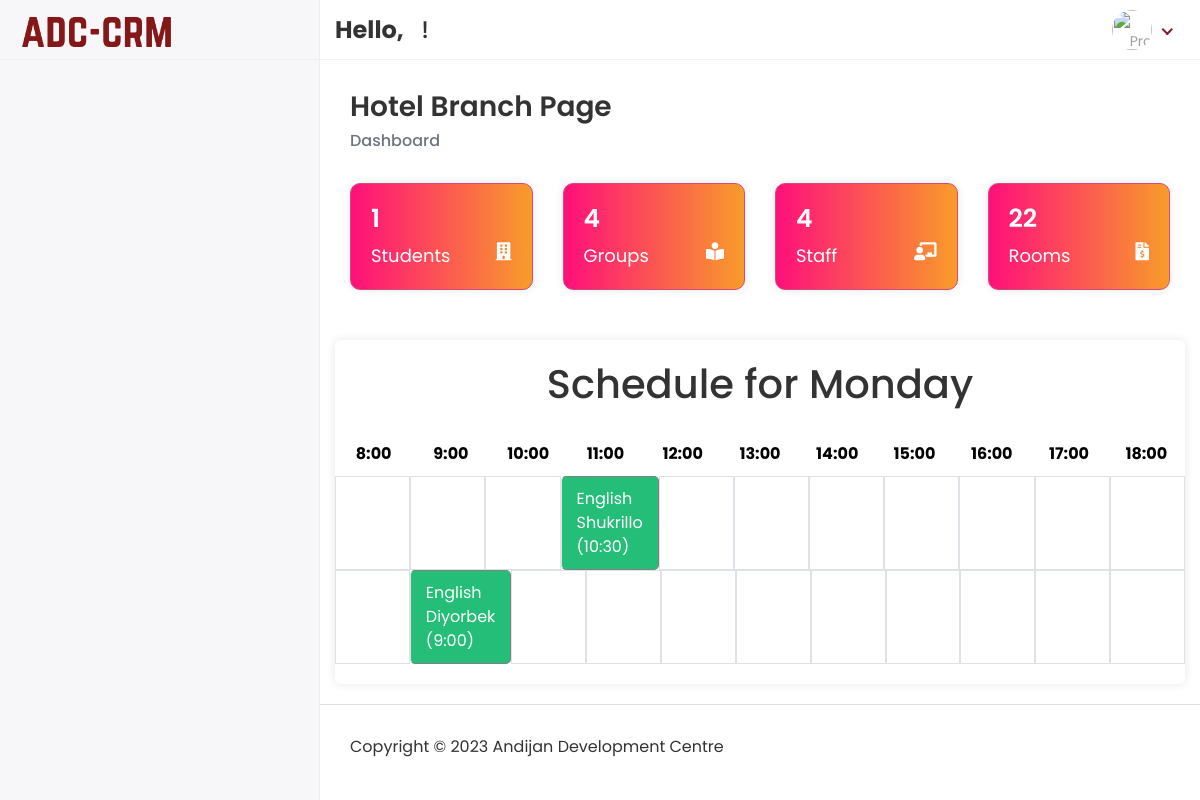
The app's page /Hod/Branches/1 with its own data.
### app/models.py (models this page shows, shortened)
class Branch(models.Model):
    profile_pic = models.ImageField(upload_to='media/profile_pic', blank=True, null=True)
    name = models.CharField(max_length=100)
    address = models.CharField(max_length=255)
    phone_number = models.CharField(max_length=20)
    rooms = models.CharField(max_length=20, blank=True, null=True)
    class Meta:
        verbose_name_plural = "All Branches"

class Course(models.Model):
    subject = models.CharField(max_length=100)
    level = models.CharField(max_length=150)
    branch = models.ForeignKey('Branch', on_delete=models.SET_NULL, blank=True, null=True)
    username = models.CharField(max_length=50, blank=True, null=True)
    teacher_id = models.ForeignKey(Staff, on_delete=models.DO_NOTHING, blank=True, null=True)
    status = models.CharField(max_length=30, blank=True, null=True)
    days = models.CharField(max_length=25, blank=True, null=True)
    hours = models.CharField(max_length=25, blank=True, null=True)
    created_at = models.DateTimeField(auto_now_add=True)
    updated_at = models.DateTimeField(auto_now=True)  # Updated
    class Meta:
        verbose_name_plural = "All Courses"

class Staff(models.Model):
    admin = models.OneToOneField(customUser, on_delete=models.CASCADE)
    department = models.CharField(max_length=50)
    role = models.CharField(max_length=100)
    fines = models.CharField(max_length=30, blank=True, null=True)
    bonus = models.CharField(max_length=30, blank=True, null=True)
    tax = models.CharField(max_length=30, blank=True, null=True)
    salary_type = models.CharField(max_length=30)
    branch = models.ForeignKey('Branch', on_delete=models.SET_NULL, blank=True, null=True)
    work_format = models.CharField(max_length=30)
    salary_amount = models.CharField(max_length=30)
    birth_date = models.DateTimeField(blank=True, null=True)
    status = models.CharField(max_length=20, blank=True, null=True)
    address = models.TextField(max_length=150, blank=True, null=True)
    mobile = models.CharField(max_length=20, blank=True, null=True)
    mobiletwo = models.CharField(max_length=20, blank=True, null=True)
    created_date = models.DateTimeField(auto_now_add=True)
    updated_date = models.DateTimeField(auto_now_add=True)
    class Meta:
        verbose_name_plural = "All Staff"

class customUser(AbstractUser):
    USER = (
        (1, 'HOD'),
        (3, 'STUDENT'),
    )
    user_type = models.CharField(choices=USER, max_length=50, default=1)
    profile_pic = models.ImageField(upload_to='media/profile_pic',blank=True, null=True)
    class Meta:
        verbose_name_plural = "All Users"

### ADC_school_project/Hod_Views.py (the view)
# urls.py: path('Hod/Branches/<str:id>', Hod_Views.VIEW_BRANCHES, name="view_branches"),
def VIEW_BRANCHES(request, id):
    branch = Branch.objects.get(id=id)
    group_count = Course.objects.filter(branch__name=branch.name).distinct().count()
    teacher_count = Staff.objects.filter(department='Teacher').count()
    staff_list = Staff.objects.filter(branch__name=branch.name).exclude(department='Teacher').distinct().count()
    days_to_check = ["Monday", "Tuesday", "Wednesday", "Thursday", "Friday", "Saturday"]
    tts = Course.objects.filter(days="Tuesday, Thursday, Saturday", branch__name=branch.name)
    mwf = Course.objects.filter(days="Monday, Wednesday, Friday", branch__name=branch.name)
    courses = Course.objects.exclude(subject="Not_Selected_1").all()
    student_count = Student.objects.filter(course_id__branch=branch).distinct().count()
    today_date = datetime.now().strftime("%A")
    staff = Staff.objects.filter(department="Teacher")
    context = {
        'group_count': group_count,
        'student_count': student_count,
        'teacher_count': teacher_count,
        'staff_count': staff_list,
        'branch': branch,
        'today_date': today_date,
        'courses': courses,
        'staff': staff,
        'tts': tts,
        'mwf': mwf
    }
    return render(request, 'Hod/view_branch.html', context)

### templates/Hod/view_branch.html (shortened to what this page needs)
{% extends 'base.html' %}
{% block content %}
<div class="page-header">
                  <div class="row">
                     <div class="col-sm-12">
                        <h3 class="page-title">{{ branch.name }} Page</h3>
                        <ul class="breadcrumb">
                           <li class="breadcrumb-item active">Dashboard</li>
                        </ul>
                     </div>
                  </div>
               </div>
               <div class="row">
                  <div class="col-xl-3 col-sm-6 col-12 d-flex">
                      <div class="card flex-fill insta sm-box" style="background: linear-gradient(90deg, hsla(333, 100%, 53%, 1) 0%, hsla(33, 94%, 57%, 1) 100%);">
                    <h6>{{student_count}}</h6>
                    <p>Students<i class="fas fa-building" style="color: white; float: right; height: 60%;"></i></p>
                </div>
                  </div>
                  <div class="col-xl-3 col-sm-6 col-12 d-flex">
                      <div class="card flex-fill insta sm-box" style="background: linear-gradient(90deg, hsla(333, 100%, 53%, 1) 0%, hsla(33, 94%, 57%, 1) 100%);">
                    <h6>{{ group_count }}</h6>
                    <p>Groups<i class="fas fa-book-reader" style="color: white; float: right; height: 60%;"></i></p>
                </div>
                  </div>
                  <div class="col-xl-3 col-sm-6 col-12 d-flex">
                      <div class="card flex-fill insta sm-box" style="background: linear-gradient(90deg, hsla(333, 100%, 53%, 1) 0%, hsla(33, 94%, 57%, 1) 100%);">
                    <h6 style="color: white">{{ staff_count }}</h6>
                    <p>Staff<i class="fas fa-chalkboard-teacher" style="color: white; float: right; height: 60%;"></i></p>
                </div>
                  </div>
                  <div class="col-xl-3 col-sm-6 col-12 d-flex">
                     <div class="card flex-fill insta sm-box" style="background: linear-gradient(90deg, hsla(333, 100%, 53%, 1) 0%, hsla(33, 94%, 57%, 1) 100%);">
                    <h6 style="color: white">{{ branch.rooms }}</h6>
                    <p>Rooms<i class="fas fa-file-invoice-dollar" style="float: right; height: 60%;"></i></p>
                </div>
                  </div>
               </div>
<div class="row">
<div class="container" style="max-width: 100%; width: 1300px;">
        <h1 class="text-center mb-4">Schedule for {{ today_date }} </h1>
        <div class="row">
        <div class="col slot-header">8:00</div>
        <div class="col slot-header">9:00</div>
        <div class="col slot-header">10:00</div>
        <div class="col slot-header">11:00</div>
        <div class="col slot-header">12:00</div>
        <div class="col slot-header">13:00</div>
        <div class="col slot-header">14:00</div>
        <div class="col slot-header">15:00</div>
        <div class="col slot-header">16:00</div>
        <div class="col slot-header">17:00</div>
        <div class="col slot-header">18:00</div>
    </div>
        {% if today_date == "Monday" or today_date == "Wednesday" or today_date == "Friday" %}
            {% for course in mwf %}
            <div class="row">
                {% if course.hours == "9:00" %}
                    <div class="col slot"></div>
                    <div class="col slot reserved" onclick="alert('{{ course.subject }} ({{ course.level }}) - {{ course.hours }} \nTeacher - {{ course.teacher_id.admin.first_name }} {{ course.teacher_id.admin.last_name }} \nGroup ID - {{ course.username }}')">{{ course.subject }} {{ course.teacher_id.admin.first_name }} ({{ course.hours }}) </div>                    <div class="col slot"></div>
                    <div class="col slot"></div>
                    <div class="col slot"></div>
                    <div class="col slot"></div>
                    <div class="col slot"></div>
                <div class="col slot"></div>
                <div class="col slot"></div>
                <div class="col slot"></div>
                <div class="col slot"></div>
                {% elif course.hours == "10:30" %}
                    <div class="col slot"></div>
                    <div class="col slot"></div>
                    <div class="col slot"></div>
                    <div class="col slot reserved" onclick="alert('{{ course.subject }} ({{ course.level }}) - {{ course.hours }} \nTeacher - {{ course.teacher_id.admin.first_name }} {{ course.teacher_id.admin.last_name }} \nGroup ID - {{ course.username }}')">{{ course.subject }} {{ course.teacher_id.admin.first_name }} ({{ course.hours }}) </div>                    <div class="col slot"></div>
                    <div class="col slot"></div>
                    <div class="col slot"></div>
                <div class="col slot"></div>
                <div class="col slot"></div>
                <div class="col slot"></div>
                <div class="col slot"></div>
                {% endif %}
            </div>
    {% endfor %}
        {% endif %}
</div>
</div>
</div>
{% endblock %}

### static/assets/css/style.css (style rules this page uses)
html { height: 100%; }
body { background-color: #fff; color: #333; font-family: 'Poppins', sans-serif; font-size: 1rem; height: 100%; line-height: 1.5; overflow-x: hidden; }
h1, h2, h3, h4, h5, h6 { font-family: 'Poppins', sans-serif; margin-top: 0; }
ul, ol { padding: 0px; list-style: none; }
.card { border: 1px solid #ececf5; box-shadow: 0 1px 3px 0 rgba(0, 0, 0, 0.03); margin-bottom: 1.875rem; }
.page-header { margin-bottom: 1.875rem; }
.page-header .breadcrumb { background-color: transparent; color: #6c757d; font-size: 1rem; font-weight: 500; margin-bottom: 0; padding: 0; }
.page-title { font-size: 28px; font-weight: 600; color: #333; margin-bottom: 5px; }
.sm-box { padding: 20px; box-shadow: 0px 0px 10px 0px rgba(0, 0, 0, 0.1); border-radius: 10px; }
.sm-box h6 { color: #fff; font-size: 25px; font-weight: 600; }
.sm-box p { color: #fff; font-size: 25px; margin: 0px; }
.insta { background-color: #d34b7d; border: 1px solid #d34b7d; }
@media only screen and (min-width: 1199.5px) and (max-width: 1620px) { .sm-box p { color: #fff; font-size: 18px; } }

### templates/Hod/view_branch.html (style rules this page uses)
.card { border-radius: 15px; transition: transform 0.3s ease-in-out; overflow: hidden; }
body { font-family: Arial, sans-serif; background-color: #f4f4f4; }
.container { margin-top: 20px; background-color: #fff; border-radius: 5px; box-shadow: 0 0 10px rgba(0, 0, 0, 0.1); padding: 20px; margin: 20px; }
.slot { border: 0.5px solid #dee2e6; padding: 10px; min-height: 50px; transition: transform 0.3s ease, box-shadow 0.3s ease; }
.slot.reserved { border-radius: 5px; background: #25be78; color: white; border: 1px solid grey; color: white; }
.slot.reserved:not(:first-child) { border-left: 1px solid #dee2e6; }
.slot-header { background-color: #fff; color: black; font-weight: bold; text-align: center; padding: 10px; }

### records on screen
Branch: name "Hotel Branch", rooms "22"
Course: subject "English", teacher_id.admin.first_name "Shukrillo", hours "10:30"
Course: subject "English", teacher_id.admin.first_name "Diyorbek", hours "9:00"

### other values on screen
{{ student_count }} "1"
{{ group_count }} "4"
{{ staff_count }} "4"
